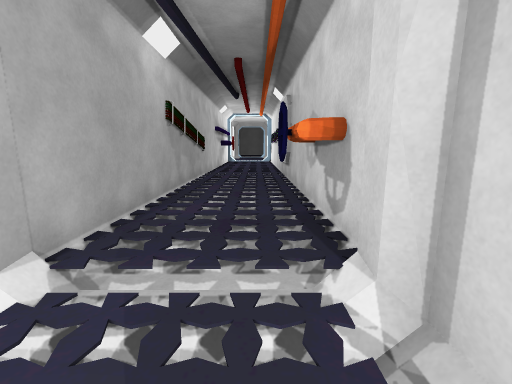
[1] (above)

17 first-person views from a walk through a Unity game level. The camera is 1.4 m above the floor, tilts 10° down and sees 90° across. Doors are open. The floor is counted in squares, 0.5 m on a side. Each view is taken from the middle of a square. On the plan, view 1 faces up. The plan holds only what a view shows up to about 19 squares ahead; the rest is blank. The place goes on beyond the plan. The player character is not drawn.

[2]
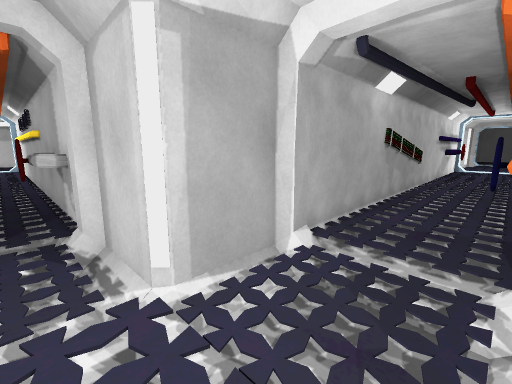

[3]
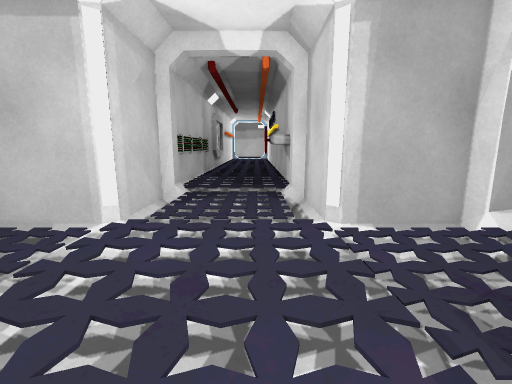

[4]
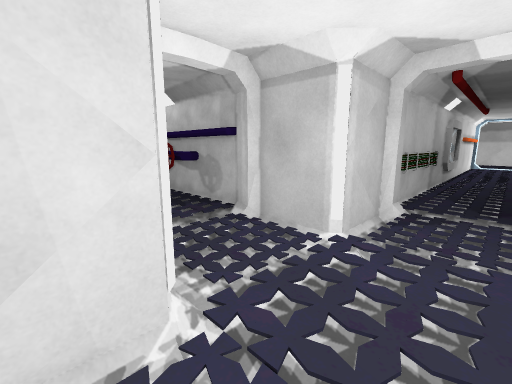

[5]
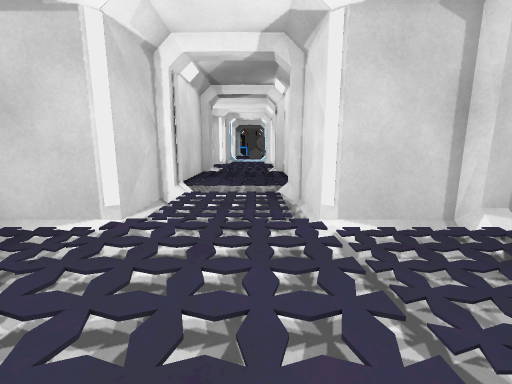

[6]
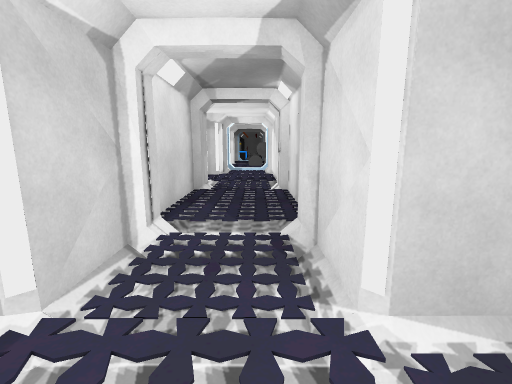

[7]
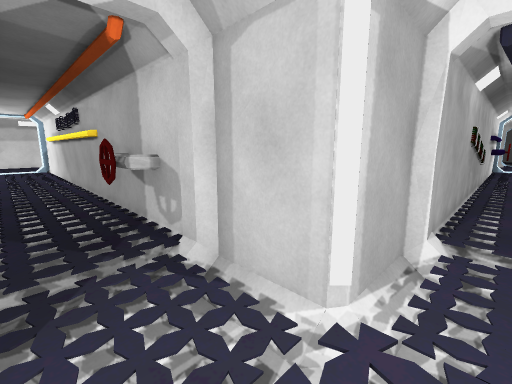

[8]
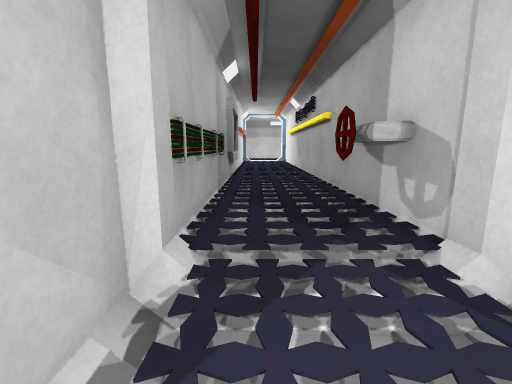

[9]
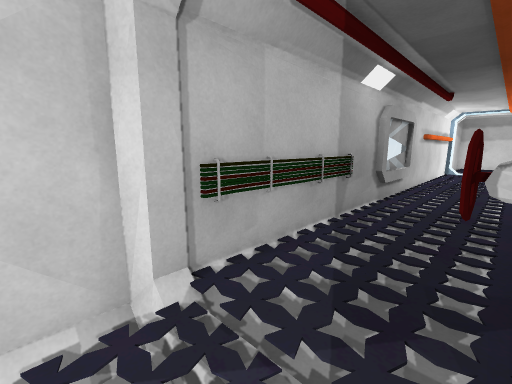

[10]
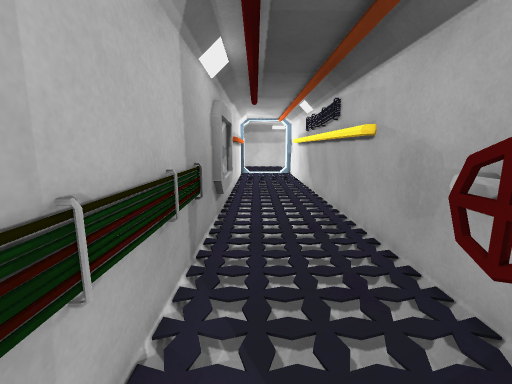

[11]
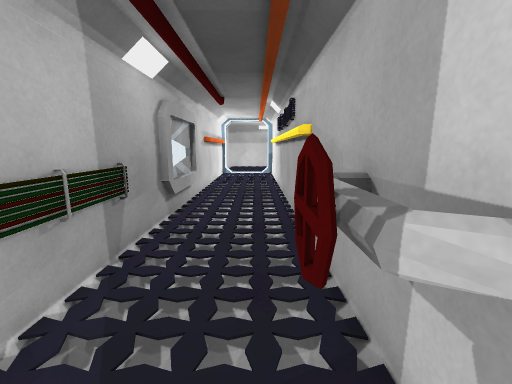

[12]
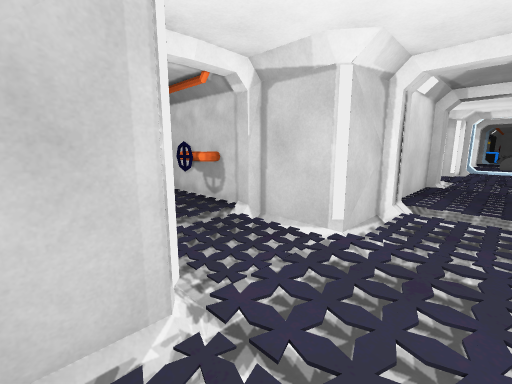

[13]
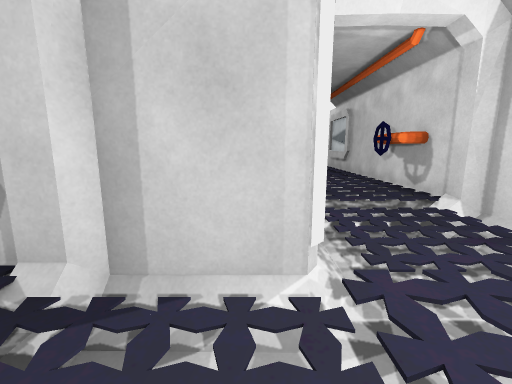

[14]
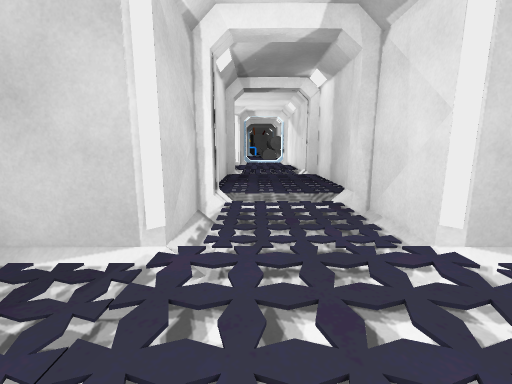

[15]
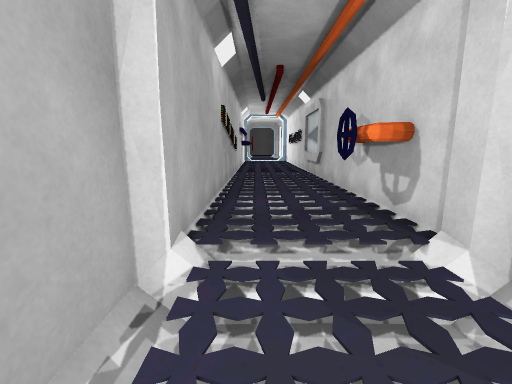

[16]
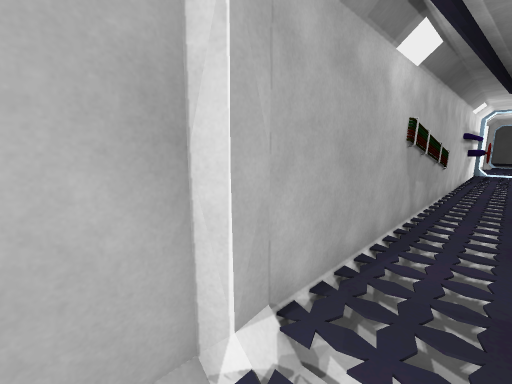

[17]
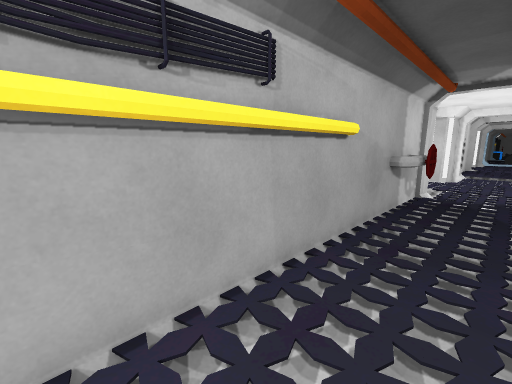

### Floor plan
Key: @ floor where view 1 was taken; # wall or solid block; / step, stairs or slope; = window, fence, low wall or low ledge; W wheel; O other object.
Columns run from 25 left of view 1 to 16 right of it. Each row starts with its distance up from view 1.
 14                       #////#
 13                       #////#
 12                       #////#
 11                       #////#
 10                       #////#
  9                       #////#
  8                       #///##
  7                       #///##
  6                       #///##
  5                       #////#
  4                      ##////#
  3                      ##////#
  2                      #/////#
  1                      #/////#
  0                      #///@/#
 -1    ###################/////#####OOOOOOOOOO
 -2 ####////////#W##///////////////#O      OO
 -3 /////////////WW/////////////////
 -4 ////////////////////////////////
 -5 ////////////////////////////////
 -6 /##===#//#########///////////////       O
 -7 ###########     ######/////#####OOOOOOOOO
 -8                      #/////#
 -9                      #/////#
-10                      #/////#
-11                      ##////#

Positions as (right, up) in squares from view 1, and headings:
1: (0, 0), facing up
2: (1, -3), facing up-left
3: (3, -3), facing left
4: (4, -3), facing down-left
5: (-5, -5), facing right
6: (-2, -5), facing right
7: (-2, -5), facing up-left
8: (-4, -5), facing left
9: (-6, -2), facing down-left
10: (-9, -5), facing left
11: (-9, -3), facing left
12: (-6, -5), facing up-right
13: (-5, -5), facing up
14: (-3, -3), facing right
15: (-2, -1), facing up
16: (-1, 1), facing up-left
17: (-25, -5), facing up-right
